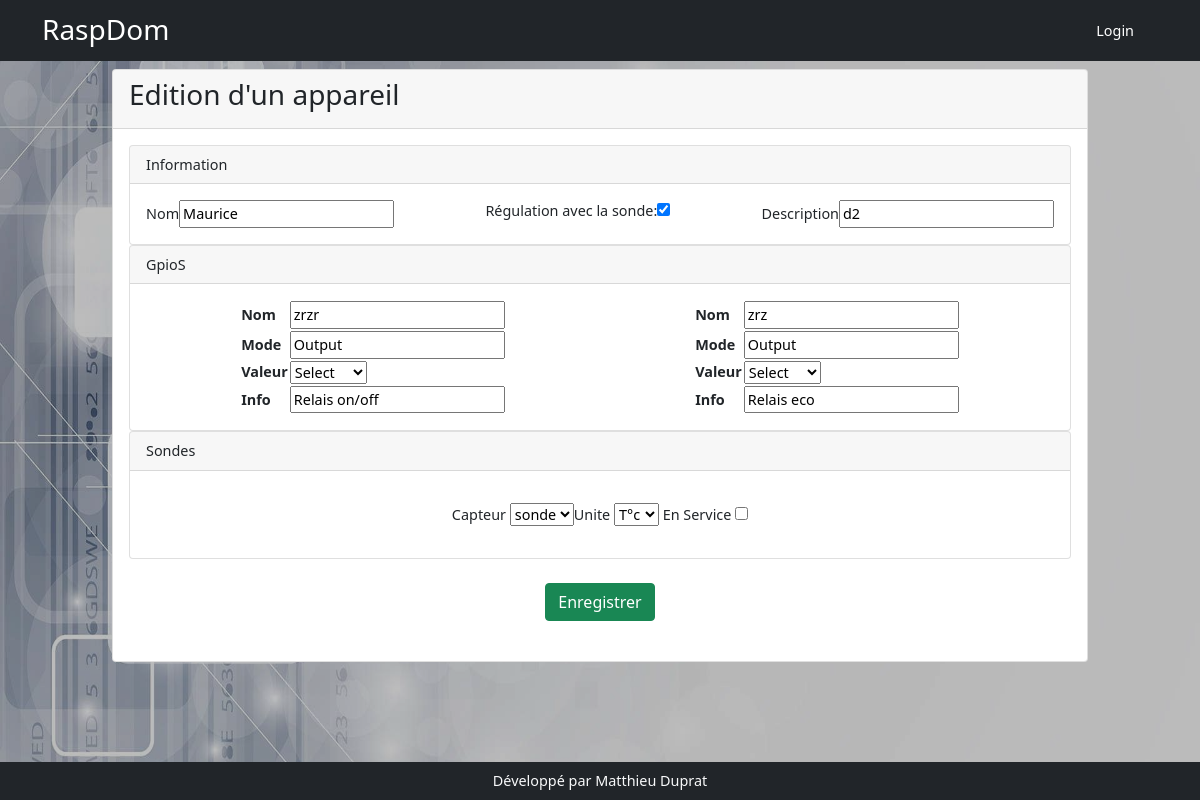
The page /appareil/3 on the database as committed earlier.
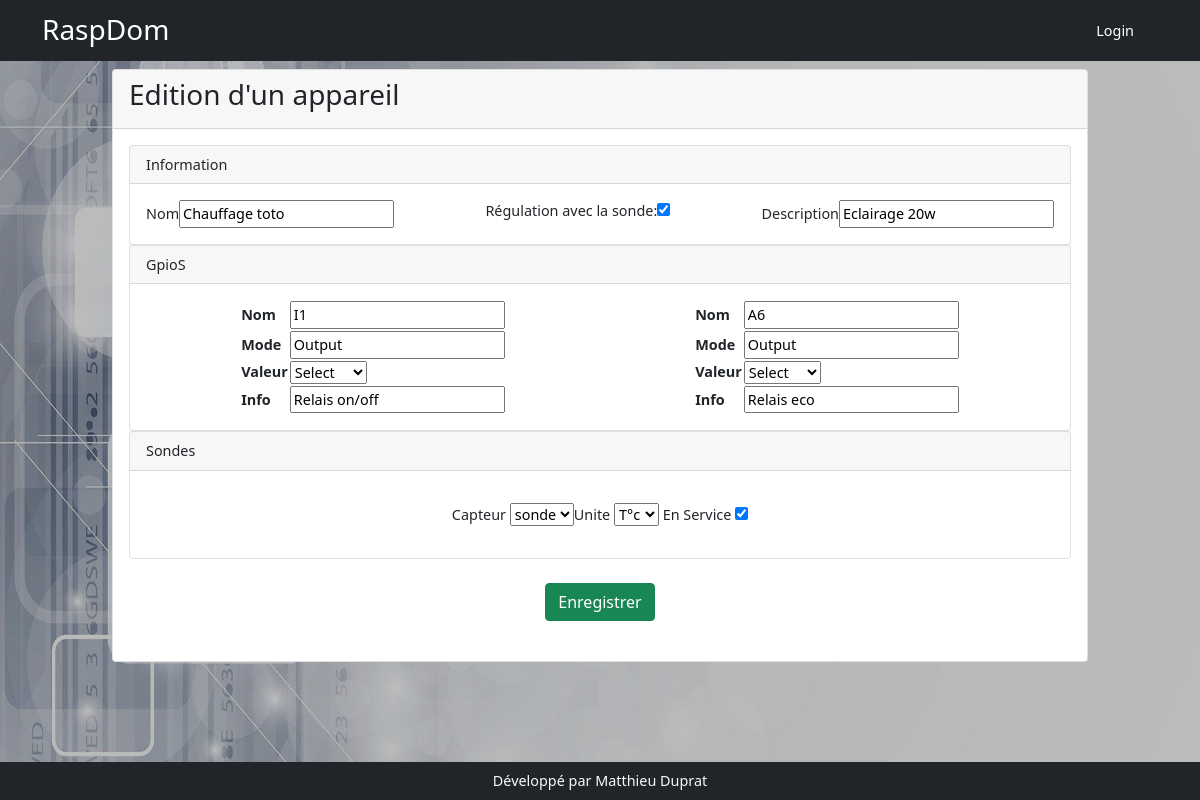
The same page on the database as committed later.
### models.py (models this page shows, shortened)
class Appareil(db.Model):
    id = db.Column(db.Integer, primary_key=True)
    nom = db.Column(db.String(200))
    description = db.Column(db.String(200))
    categorieappareil = db.Column(db.String(200), nullable=True)
    sortie = db.Column(db.String(200), nullable=True)
    image = db.Column(db.String(200), nullable=True)
    gpios = db.relationship('Gpio', backref='appareil', lazy=True)
    order_gpio = db.Column(db.String(200))
    nbre_gpio = db.Column(db.Integer)
    programmations = db.relationship('Programmation', backref='appareil_programmation', lazy=True)
    mode_de_marche = db.relationship('ModeDeMarche', uselist=False,  backref='appareil_mode_de_marche', lazy=True)
    auto = db.relationship('Auto', uselist=False, backref='appareil_auto', lazy=True)
    sonde_id = db.Column(db.Integer, db.ForeignKey('sonde.id'))
    sonde = db.relationship('Sonde', uselist=False, backref='appareil_sonde', lazy=True)
    manuel = db.relationship('Manuel', uselist=False, backref='appareil_ordre', lazy=True)
    label = db.Column(db.String(250))
    sonde_actived = db.Column(db.Boolean,default=False, nullable=False)

### app.py (the view, shortened to what this page needs)
@app.route('/appareil/<int:appareil_id>', methods=['POST','GET'])
def edit_appareil(appareil_id):
    appareil = Appareil.query.get(appareil_id)
    appareilform = AppareilForm(obj=appareil, data=request.form)
    gpios = Gpio.query.order_by('mode','nom').all()
    print(appareilform.choices)
    for data in appareilform.gpios.data:
        print(data['valeur'])
        print(data)
    instance_appareil = globals()[appareil.categorieappareil](appareil)
    if appareilform.validate_on_submit():
        if instance_appareil.sonde:
            sonde = Sonde.query.get(int((appareilform.sondes.data)[0]['capteur']))
            if sonde is None:
                sonde = Sonde()
                sonde.appareil_id = appareil_id
            data = (appareilform.sondes.data)[0]
            sonde.appareil_id = appareil.id
            sonde.min = data['min']
            sonde.max = data['max']
            sonde.en_service = data['en_service']
            sonde.unite = data['unite']
            db.session.add(sonde)
            db.session.commit()
            appareil.sonde_id = sonde.id
        appareil.nom = appareilform.nom.data
        appareil.categorieappareil = appareilform.categorieappareil.data
        appareil.description = appareilform.description.data
        appareil.sonde_actived = appareilform.sonde_actived.data
        gpios_delete = Gpio.query.filter_by(appareil_id=appareil_id).all()
        gpios_order = list()
        if appareil.sonde_id:
            gpios_order.append('ds1820_'+str(sonde.id))
        for data in gpios_delete:
            db.session.delete(data)
            db.session.commit()
        for data in appareilform.gpios.data:
            gpioform = GpioForm()
            gpioform.nom.data = data['nom']
            gpioform.mode.data = data['mode']
            gpioform.valeur.data = data['valeur']
            gpioform.info.data = data['info']
            gpio = Gpio()
            gpios_order.append(data['valeur'])
            gpio.appareil_id = appareil_id
            if gpioform.validate_on_submit():
                gpioform.populate_obj(gpio)
                db.session.add(gpio)
        appareil.order_gpio = json.dumps(gpios_order)
        db.session.add(appareil)
        db.session.commit()
        if reload():
            print('reload')
        return redirect(url_for('appareils'))
    else:
        print(appareilform.errors)
    appareilform = AppareilForm(obj=appareil, data=request.form)
    if instance_appareil.sonde:
        sonde = appareil.sonde
        if sonde is None:
            sonde = Sonde()
        if appareilform.sondes.__len__()<1:
            sondeform = SondeForm(obj=sonde)
            sondeform.unite = sonde.unite
            sondeform.min = sonde.min
            sondeform.max = sonde.max
            sondeform.en_service = sonde.en_service
            sondeform.type_sonde = sonde.type_sonde
            sondeform.capteur = sonde.id
            appareilform.sondes.append_entry(sondeform)
    return render_template('appareil/appareil_edit.html', appareilform=appareilform, gpios=gpios, appareil=appareil, isSonde=instance_appareil.sonde)

### forms.py
class AppareilForm(FlaskForm):
    choices = list()
    for name, obj in inspect.getmembers(Appareils):
        if inspect.isclass(obj) :
            try:
                if obj.label.__doc__ != None:
                    choices.append((obj.__name__,obj.label.__doc__))
            except:
                print('no label')
    categorieappareil = SelectField(choices=choices)
    nom = StringField()
    description = StringField()
    gpios = FieldList(FormField(GpioForm))
    sondes = FieldList(FormField(SondeForm))
    sonde_actived = BooleanField()

class GpioForm(FlaskForm):
    nom = StringField()
    mode = StringField(render_kw={'readonly': True})
    valeur = SelectField(choices=[], validate_choice=False,render_kw={'data-select':'gpio'})
    info = StringField(render_kw={'readonly': True})
    def __init__(self, *args, **kwargs):
        super(GpioForm, self).__init__(*args, **kwargs)
        gpio = Gpio()
        self.valeur.choices = gpio.get_free_gpio()

### templates/appareil/appareil_edit.html (shortened to what this page needs)
{% extends 'base.html'%}
{% block content %}
<div class="row">
    <div class="col-md-10 mx-auto ">
        <div class="card">
            <div class="card-header"><h3>Edition d'un appareil</h3></div>
            <div class="card-body">
                <form action="" method="post">
                    <div class="row">
                        <div class="col-12">
                                <div class="card">
                                    <div class="card-header">Information</div>
                                    <div class="card-body d-flex justify-content-between">
                                        <div>{{appareilform.nom.label}}{{appareilform.nom}}</div>
                                        <div><label for="sonde_actived">Régulation avec la sonde: </label>{{appareilform.sonde_actived}}</div>
                                            <div>{{appareilform.description.label}}{{appareilform.description}}</div>
                                    </div>
                    </div>
                        </div>
                    </div>
                    {% if appareilform.gpios %}
                    <div class="row">
                        <div class="col-12">
                                <div class="card">
                                    <div class="card-header">GpioS</div>
                                    <div class="d-flex justify-content-around card-body">
                                        {% for data in appareilform.gpios %}
                                            <div class="">{{data}}</div>
                                        {% endfor %}
                                    </div>
                                </div>
                        </div>
                    </div>
 {% endif %}
                    {% if isSonde %}
                    <div class="row">
                        <div class="col-12">
                         <div class="card ">
                        <div class="card-header">Sondes</div>
                        <div class="card-body">
                        {% for data in appareilform.sondes %}
                            <div class="d-flex justify-content-center">
                                 <p>{{data.capteur.label}} {{data.capteur}}</p>
                                <p>{{data.unite.label}} {{data.unite}} {{data.en_service.label}}  {{data.en_service}}</p>
                            </div>
                        {% endfor %}
                        </div>
                    </div>
                    </div>
                    </div>
                    {% endif %}
                        <div class="text-center mx-auto my-4">
                            <input class="btn btn-success" type="submit" value="Enregistrer">
                        </div>
                </form>
            </div>
    </div>
        </div>
</div>
{% endblock %}

Rows that differ between the two databases and show on the page:
changed Appareil: nom "Maurice" → "Chauffage toto"; description "d2" → "Eclairage 20w"
Other text that changed with them:
form field data: "zrzr" → "I1"
form field data: "zrz" → "A6"
form field en_service: "☐" → "☑"
